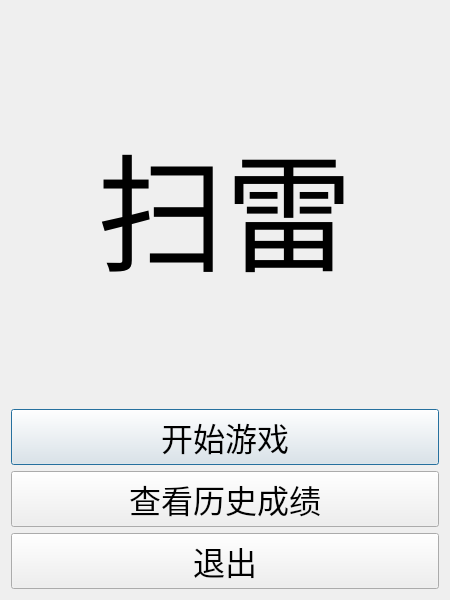
<?xml version="1.0" encoding="UTF-8"?>
<ui version="4.0">
 <class>IntroDialog</class>
 <widget class="QDialog" name="IntroDialog">
  <property name="geometry">
   <rect>
    <x>0</x>
    <y>0</y>
    <width>450</width>
    <height>600</height>
   </rect>
  </property>
  <property name="minimumSize">
   <size>
    <width>450</width>
    <height>600</height>
   </size>
  </property>
  <property name="maximumSize">
   <size>
    <width>450</width>
    <height>600</height>
   </size>
  </property>
  <property name="windowTitle">
   <string>QMineSweeping - Intro</string>
  </property>
  <layout class="QVBoxLayout" name="verticalLayout">
   <item>
    <widget class="QLabel" name="label">
     <property name="font">
      <font>
       <family>LingWai SC</family>
       <pointsize>96</pointsize>
      </font>
     </property>
     <property name="text">
      <string>&lt;html&gt;&lt;head/&gt;&lt;body&gt;&lt;p&gt;扫雷&lt;/p&gt;&lt;/body&gt;&lt;/html&gt;</string>
     </property>
     <property name="textFormat">
      <enum>Qt::AutoText</enum>
     </property>
     <property name="alignment">
      <set>Qt::AlignCenter</set>
     </property>
    </widget>
   </item>
   <item>
    <widget class="QPushButton" name="startGameButton">
     <property name="font">
      <font>
       <family>Baoli SC</family>
       <pointsize>24</pointsize>
      </font>
     </property>
     <property name="text">
      <string>开始游戏</string>
     </property>
    </widget>
   </item>
   <item>
    <widget class="QPushButton" name="historyButton">
     <property name="font">
      <font>
       <family>Baoli SC</family>
       <pointsize>24</pointsize>
      </font>
     </property>
     <property name="text">
      <string>查看历史成绩</string>
     </property>
    </widget>
   </item>
   <item>
    <widget class="QPushButton" name="exitButton">
     <property name="font">
      <font>
       <family>Baoli SC</family>
       <pointsize>24</pointsize>
      </font>
     </property>
     <property name="text">
      <string>退出</string>
     </property>
    </widget>
   </item>
  </layout>
 </widget>
 <resources/>
 <connections/>
</ui>
